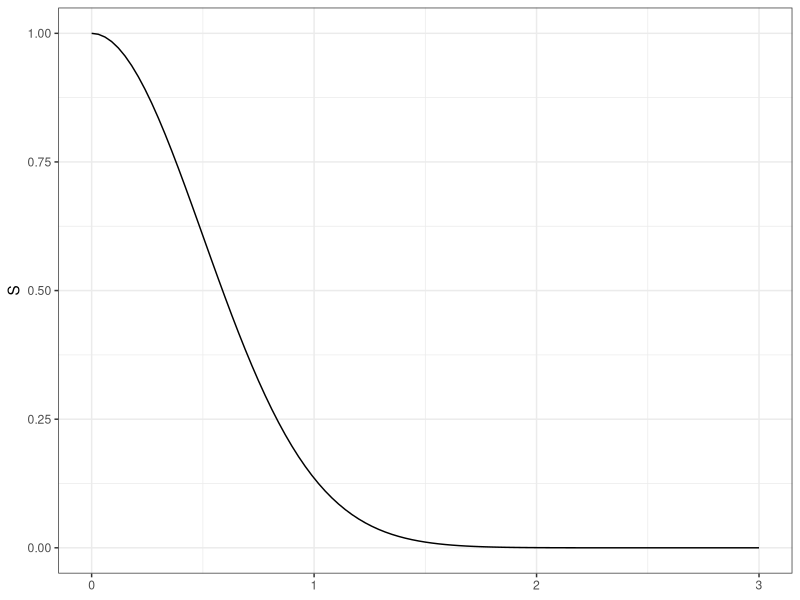
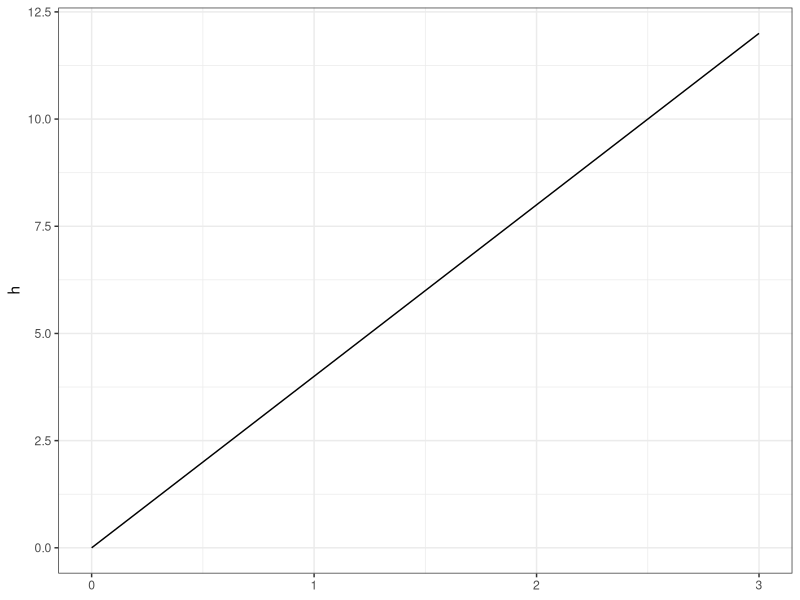
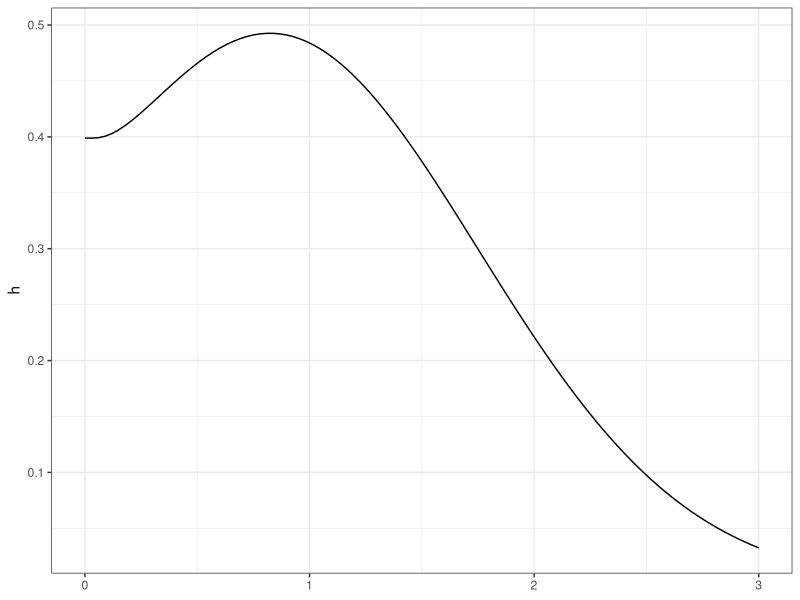
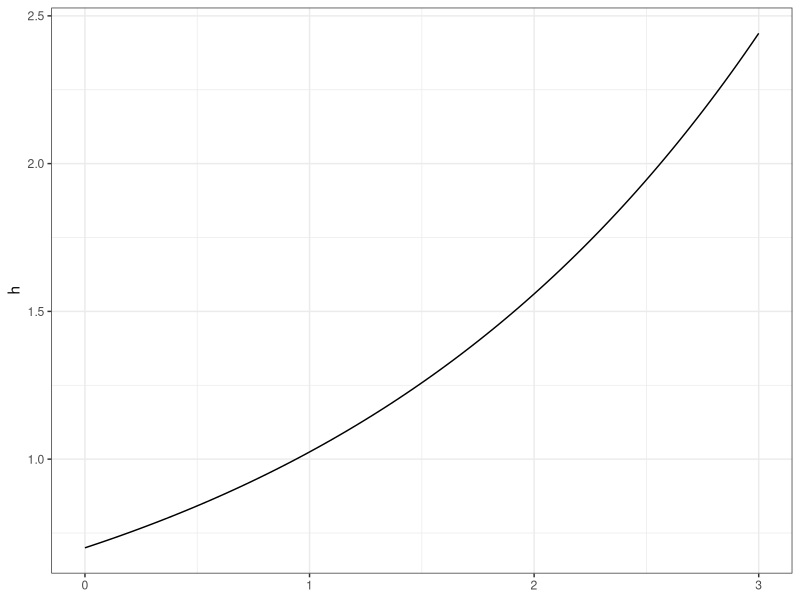

Source code (R) for these figures, in order:
## ---- chunk 1
library(tidyverse)
## ---- chunk 2
SWeibull <- function(x,lambda,alpha){
  exp(-lambda*x^(alpha))
}

ggplot()+
  xlim(0,3)+
  geom_function(fun = SWeibull,args= list(lambda = 2, alpha = 2))+
  ylab('S')+
  theme_bw()
## ---- chunk 3
hWeibull <- function(x,lambda,alpha){
  lambda*alpha*x^(alpha-1)
}

ggplot()+
  xlim(0,3)+
  geom_function(fun = hWeibull,args= list(lambda = 2, alpha = 2))+
  ylab('h')+
  theme_bw()
## ---- chunk 4
alpha <- lambda <- 2
x_05 <- (-log(1-0.5)/lambda)^(1/alpha)
show(x_05)
## ---- chunk 5
hLNormal <- function(x,mu,sigma){
  dnorm(x)/plnorm(x,meanlog = mu,sdlog = sigma,lower.tail = F)
}

ggplot()+
  xlim(0,3)+
  geom_function(fun = hLNormal,args= list(mu = 0, sigma = 1))+
  ylab('h')+
  theme_bw()

## ---- chunk 6
hGompertz <- function(x,alpha,theta,lambda){
  theta*exp(alpha*x)+lambda
}

ggplot()+
  xlim(0,3)+
  geom_function(fun = hGompertz,args= list(alpha = 0.5, theta = 0.5,lambda = 0.2))+
  ylab('h')+
  theme_bw()

